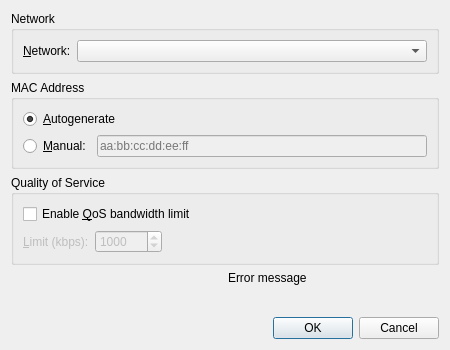
<?xml version="1.0" encoding="UTF-8"?>
<ui version="4.0">
 <class>VIFDialog</class>
 <widget class="QDialog" name="VIFDialog">
  <property name="geometry">
   <rect>
    <x>0</x>
    <y>0</y>
    <width>450</width>
    <height>350</height>
   </rect>
  </property>
  <property name="windowTitle">
   <string>Virtual Network Interface</string>
  </property>
  <layout class="QVBoxLayout" name="verticalLayout">
   <item>
    <widget class="QGroupBox" name="groupBoxNetwork">
     <property name="title">
      <string>Network</string>
     </property>
     <layout class="QFormLayout" name="formLayout">
      <item row="0" column="0">
       <widget class="QLabel" name="labelNetwork">
        <property name="text">
         <string>&amp;Network:</string>
        </property>
        <property name="buddy">
         <cstring>comboBoxNetwork</cstring>
        </property>
       </widget>
      </item>
      <item row="0" column="1">
       <widget class="QComboBox" name="comboBoxNetwork">
        <property name="toolTip">
         <string>Select the network to attach this interface to</string>
        </property>
       </widget>
      </item>
     </layout>
    </widget>
   </item>
   <item>
    <widget class="QGroupBox" name="groupBoxMAC">
     <property name="title">
      <string>MAC Address</string>
     </property>
     <layout class="QVBoxLayout" name="verticalLayout_2">
      <item>
       <widget class="QRadioButton" name="radioButtonAutogenerate">
        <property name="text">
         <string>&amp;Autogenerate</string>
        </property>
        <property name="checked">
         <bool>true</bool>
        </property>
       </widget>
      </item>
      <item>
       <layout class="QHBoxLayout" name="horizontalLayout">
        <item>
         <widget class="QRadioButton" name="radioButtonManual">
          <property name="text">
           <string>&amp;Manual:</string>
          </property>
         </widget>
        </item>
        <item>
         <widget class="QLineEdit" name="lineEditMAC">
          <property name="enabled">
           <bool>false</bool>
          </property>
          <property name="placeholderText">
           <string>aa:bb:cc:dd:ee:ff</string>
          </property>
          <property name="toolTip">
           <string>Enter MAC address in format aa:bb:cc:dd:ee:ff</string>
          </property>
         </widget>
        </item>
       </layout>
      </item>
     </layout>
    </widget>
   </item>
   <item>
    <widget class="QGroupBox" name="groupBoxQoS">
     <property name="title">
      <string>Quality of Service</string>
     </property>
     <layout class="QVBoxLayout" name="verticalLayout_3">
      <item>
       <widget class="QCheckBox" name="checkBoxQoS">
        <property name="text">
         <string>Enable &amp;QoS bandwidth limit</string>
        </property>
       </widget>
      </item>
      <item>
       <layout class="QHBoxLayout" name="horizontalLayout_2">
        <item>
         <widget class="QLabel" name="labelQoS">
          <property name="text">
           <string>&amp;Limit (kbps):</string>
          </property>
          <property name="buddy">
           <cstring>spinBoxQoS</cstring>
          </property>
          <property name="enabled">
           <bool>false</bool>
          </property>
         </widget>
        </item>
        <item>
         <widget class="QSpinBox" name="spinBoxQoS">
          <property name="enabled">
           <bool>false</bool>
          </property>
          <property name="minimum">
           <number>1</number>
          </property>
          <property name="maximum">
           <number>2147483647</number>
          </property>
          <property name="value">
           <number>1000</number>
          </property>
          <property name="toolTip">
           <string>Bandwidth limit in kilobits per second</string>
          </property>
         </widget>
        </item>
        <item>
         <spacer name="horizontalSpacer">
          <property name="orientation">
           <enum>Qt::Horizontal</enum>
          </property>
          <property name="sizeHint" stdset="0">
           <size>
            <width>40</width>
            <height>20</height>
           </size>
          </property>
         </spacer>
        </item>
       </layout>
      </item>
     </layout>
    </widget>
   </item>
   <item>
    <widget class="QWidget" name="errorWidget" native="true">
     <property name="visible">
      <bool>false</bool>
     </property>
     <layout class="QHBoxLayout" name="horizontalLayout_3">
      <property name="leftMargin">
       <number>0</number>
      </property>
      <property name="topMargin">
       <number>0</number>
      </property>
      <property name="rightMargin">
       <number>0</number>
      </property>
      <property name="bottomMargin">
       <number>0</number>
      </property>
      <item>
       <widget class="QLabel" name="labelErrorIcon">
        <property name="pixmap">
         <pixmap>:/icons/icons/000_error_h32bit_16.png</pixmap>
        </property>
       </widget>
      </item>
      <item>
       <widget class="QLabel" name="labelError">
        <property name="text">
         <string>Error message</string>
        </property>
        <property name="wordWrap">
         <bool>true</bool>
        </property>
       </widget>
      </item>
     </layout>
    </widget>
   </item>
   <item>
    <spacer name="verticalSpacer">
     <property name="orientation">
      <enum>Qt::Vertical</enum>
     </property>
     <property name="sizeHint" stdset="0">
      <size>
       <width>20</width>
       <height>40</height>
      </size>
     </property>
    </spacer>
   </item>
   <item>
    <widget class="QDialogButtonBox" name="buttonBox">
     <property name="orientation">
      <enum>Qt::Horizontal</enum>
     </property>
     <property name="standardButtons">
      <set>QDialogButtonBox::Cancel|QDialogButtonBox::Ok</set>
     </property>
    </widget>
   </item>
  </layout>
 </widget>
 <resources/>
 <connections>
  <connection>
   <sender>buttonBox</sender>
   <signal>accepted()</signal>
   <receiver>VIFDialog</receiver>
   <slot>accept()</slot>
   <hints>
    <hint type="sourcelabel">
     <x>248</x>
     <y>254</y>
    </hint>
    <hint type="destinationlabel">
     <x>157</x>
     <y>274</y>
    </hint>
   </hints>
  </connection>
  <connection>
   <sender>buttonBox</sender>
   <signal>rejected()</signal>
   <receiver>VIFDialog</receiver>
   <slot>reject()</slot>
   <hints>
    <hint type="sourcelabel">
     <x>316</x>
     <y>260</y>
    </hint>
    <hint type="destinationlabel">
     <x>286</x>
     <y>274</y>
    </hint>
   </hints>
  </connection>
 </connections>
</ui>
